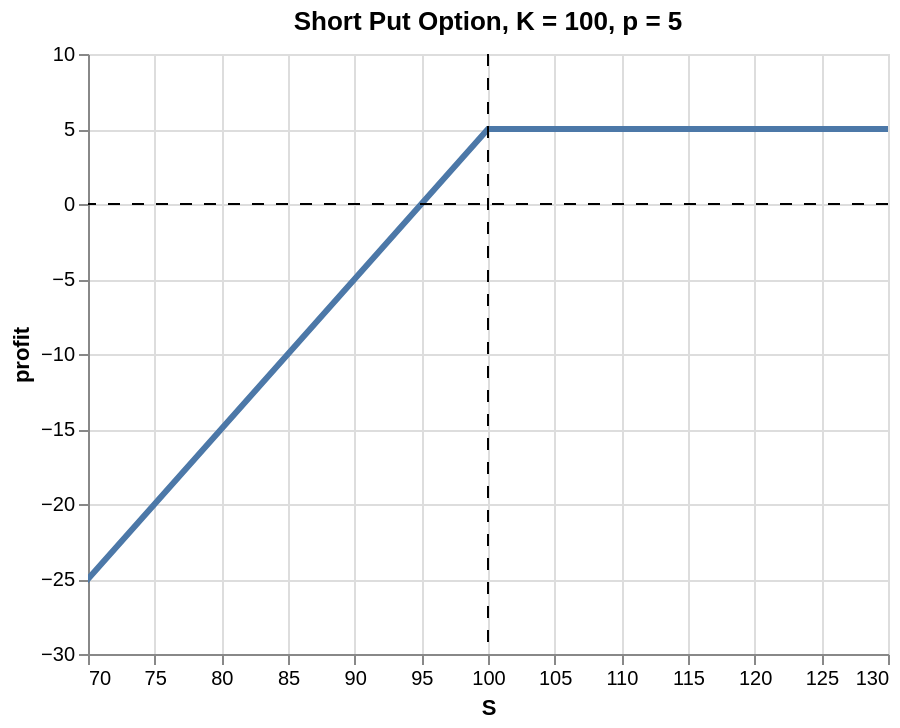

The notebook cell this image was saved under:
### Markdown cell above
### Short Put

### Code cell
k = 100  # strike price
p = 5  # option premium
df = pd.DataFrame()
df["S"] = pd.Series(range(0, 201))
df["profit"] = [-(max(k - s, 0) - p) for s in df['S']]
chart = (
    alt.Chart(df)
    .mark_line(clip=True, strokeWidth=3)
    .encode(
        alt.X("S", scale=alt.Scale(domain=(70, 130))),
        alt.Y("profit", scale=alt.Scale(domain=(-30, 10))),
    )
    .properties(title="Short Put Option, K = 100, p = 5")
)
xrule = alt.Chart().mark_rule(strokeDash=[6, 6], strokeWidth=1).encode(x=alt.datum(100))
yrule = alt.Chart().mark_rule(strokeDash=[6, 6], strokeWidth=1).encode(y=alt.datum(0))

chart + xrule + yrule

### Figure 1 — Vega-Lite specification as saved in the notebook (floating-point values rounded to 4 significant figures; data arrays with more than 128 entries replaced by an {"elided": "..."} marker saying what was removed)
{"config": {"view": {"continuousWidth": 400, "continuousHeight": 300}}, "layer": [{"data": {"name": "data-4c8effd0ae74bbf7ed477a1a65159440"}, "mark": {"type": "line", "clip": true, "strokeWidth": 3}, "encoding": {"x": {"field": "S", "scale": {"domain": [70, 130]}, "type": "quantitative"}, "y": {"field": "profit", "scale": {"domain": [-30, 10]}, "type": "quantitative"}}, "title": "Short Put Option, K = 100, p = 5"}, {"data": {"name": "empty"}, "mark": {"type": "rule", "strokeDash": [6, 6], "strokeWidth": 1}, "encoding": {"x": {"datum": 100}}}, {"data": {"name": "empty"}, "mark": {"type": "rule", "strokeDash": [6, 6], "strokeWidth": 1}, "encoding": {"y": {"datum": 0}}}], "$schema": "https://vega.github.io/schema/vega-lite/v4.17.0.json", "datasets": {"data-4c8effd0ae74bbf7ed477a1a65159440": {"elided": "201 records"}, "empty": [{}]}}
